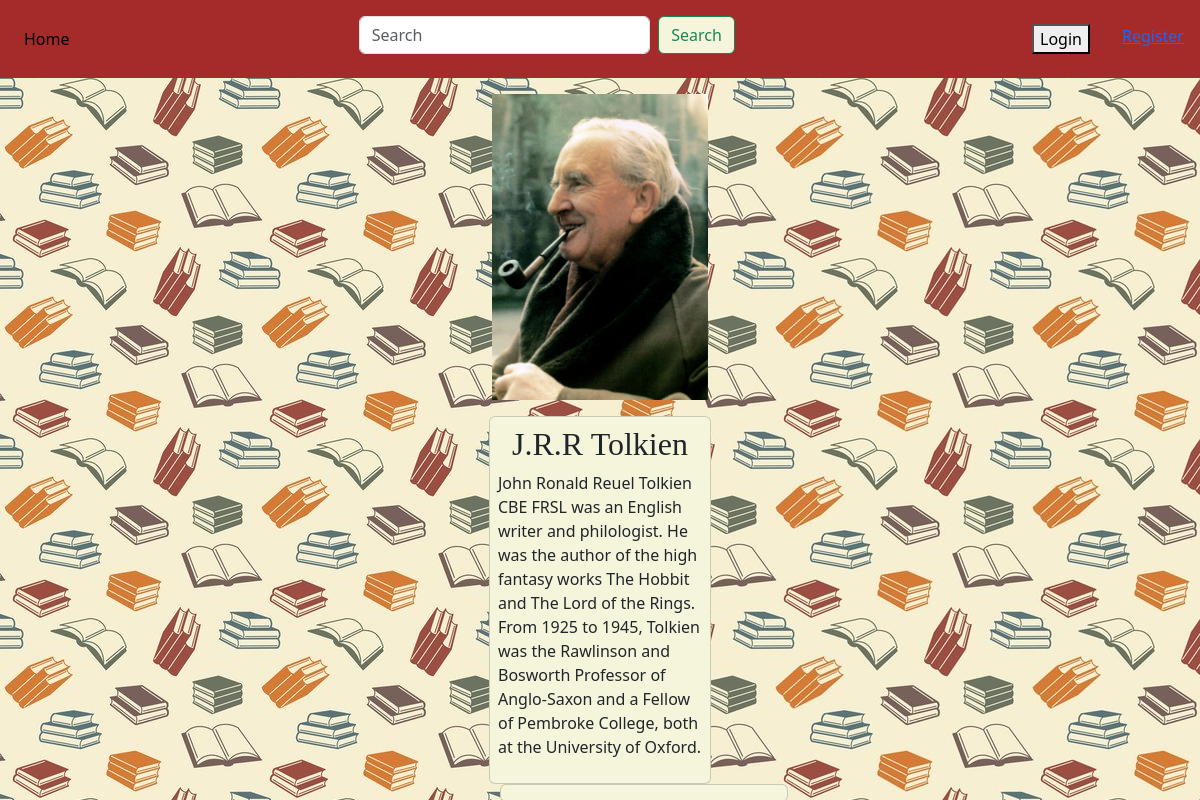
Screenshot of /1/a/ with the database file from the repository.
### skfansite/models.py (models this page shows)
class Author(models.Model):
    author_name = models.CharField(max_length=50)
    dob = models.DateField('date of birth')
    author_id = models.IntegerField(primary_key=True)
    author_bio = models.CharField(max_length=1000)
    author_pic = models.ImageField(default='fallback.jpg', blank=True)

### skfansite/views.py (the view)
# urls.py: path('<int:author_id>/a/', sk_views.author_detail, name='author_detail'),
def author_detail(request, author_id):
    author = get_object_or_404(Author, pk=author_id)
    works = Book.objects.filter
    return render(request, 'author.html', {'author': author})

### skfansite/templates/author.html (shortened to what this page needs)
<link href="https://cdn.jsdelivr.net/npm/bootstrap@5.3.3/dist/css/bootstrap.min.css" rel="stylesheet">
{% extends 'base.html' %}
{% load static %}
{% block content %}
<div class="row col-2 offset-5 justify-content-center mt-3 mx-auto" style="width: 20%;">
    <img src="{{ author.author_pic.url }}" class="img-fluid">
</div>
<div class="col-2 offset-5 card mx-auto mt-3 p-2" style="width: 18.5%;">
    <h2 class="text-center" style="font-family: 'Times New Roman', Times, serif;">{{author.author_name}}</h2>
    <p>{{ author.author_bio }}</p>
</div>
<div class="col-2 offset-5">
    <div class="card" style="width:18rem;">
    </div>
</div>
{% endblock %}

### skfansite/static/styles.css (style rules this page uses)
.card { background-color: beige; }

### rows the page displays
Author: author_pic (picture), author_name "J.R.R Tolkien", author_bio "John Ronald Reuel Tolkien CBE FRSL was an English writer and philologist. He was the author of the high fantasy works The Hobbit and The Lord of the Rings. From 1925 to 1945, Tolkien was the Rawlinson and Bosworth Professor of Anglo-Saxon and a Fellow of Pembroke College, both at the University of Oxford."
